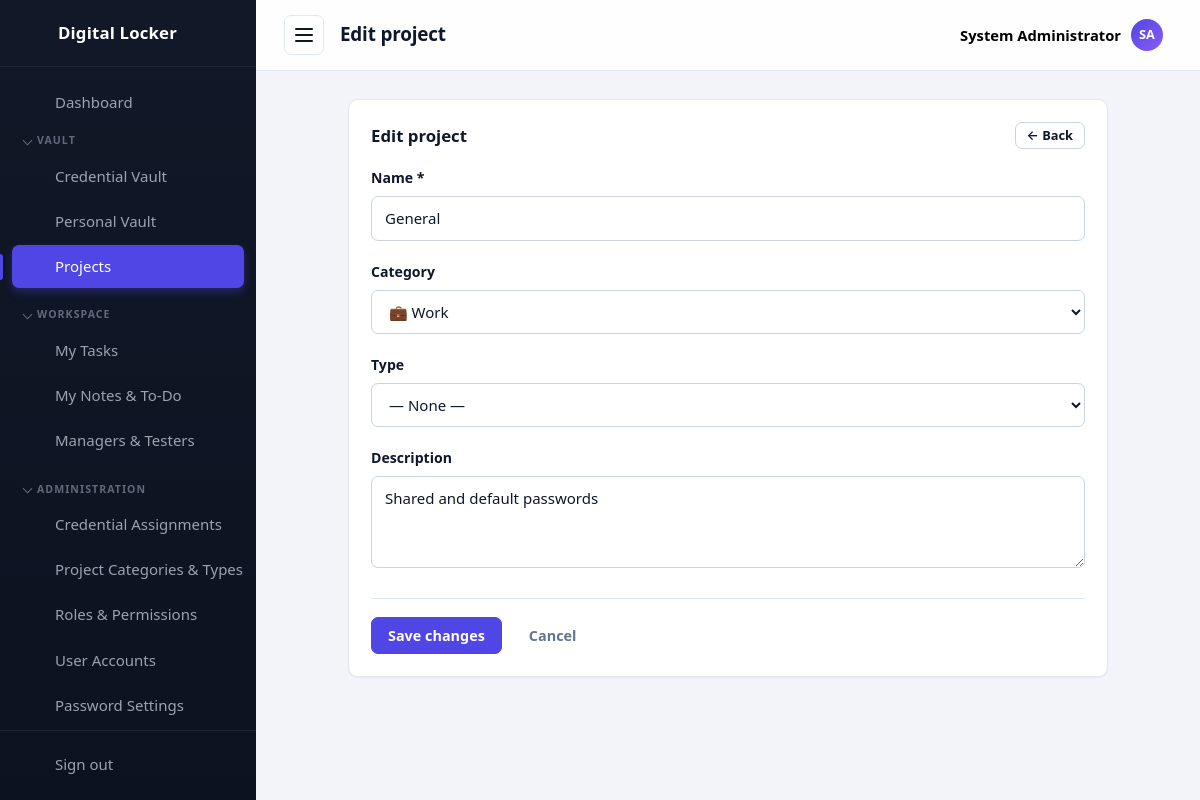
/projects/edit.php?id=1 (signed in), run on the app's committed database.
### tables this page shows
CREATE TABLE settings (
  id          INT UNSIGNED AUTO_INCREMENT PRIMARY KEY,
  setting_key VARCHAR(60) NOT NULL UNIQUE,
  setting_value TEXT NULL
);

CREATE TABLE projects (
  id          INT UNSIGNED AUTO_INCREMENT PRIMARY KEY,
  name        VARCHAR(100) NOT NULL UNIQUE,
  category    VARCHAR(60)  NOT NULL DEFAULT '',
  type        VARCHAR(60)  NOT NULL DEFAULT '',
  description VARCHAR(255) NOT NULL DEFAULT '',
  created_at  TIMESTAMP DEFAULT CURRENT_TIMESTAMP
);

CREATE TABLE project_categories (
  id         INT UNSIGNED AUTO_INCREMENT PRIMARY KEY,
  name       VARCHAR(60) NOT NULL UNIQUE,
   
   
  icon       VARCHAR(255) NOT NULL DEFAULT '📁',
  created_at TIMESTAMP DEFAULT CURRENT_TIMESTAMP
);

### includes/functions.php (called while the page is built, shortened)
<?php
function assetUrl(string $relativePath): string
{
    $relativePath = '/' . ltrim($relativePath, '/');
    $diskPath = __DIR__ . '/..' . $relativePath;
    $version = is_file($diskPath) ? filemtime($diskPath) : time();
    return BASE_URL . $relativePath . '?v=' . $version;
}
function e(?string $value): string
{
    return htmlspecialchars((string) $value, ENT_QUOTES, 'UTF-8');
}
function setting(string $key, ?string $default = null): ?string
{
    global $db;
    static $cache = null;
    if ($cache === null) {
        $cache = [];
        try {
            $rows = $db->query('SELECT setting_key, setting_value FROM settings')->fetchAll();
            foreach ($rows as $row) {
                $cache[$row['setting_key']] = $row['setting_value'];
            }
        } catch (Throwable $e) {
            return $default;
        }
    }
    return $cache[$key] ?? $default;
}
function appName(): string
{
    return setting('app_name') ?: 'Digital Locker';
}
function pageTitle(string $title): string
{
    return $title . ' | ' . appName();
}
function projectCategories(): array
{
    global $db;
    static $rows = null;
    if ($rows === null) {
        $rows = $db->query('SELECT name, icon FROM project_categories ORDER BY name')->fetchAll();
    }
    return $rows;
}
function projectCategoryOptions(): array
{
    return array_column(projectCategories(), 'name');
}
function projectCategoryIcon(string $category): string
{
    $icon = projectCategoryIconRaw($category);
    return strpos($icon, '/') !== false ? '📁' : $icon;
}
function projectCategoryIconRaw(string $category): string
{
    foreach (projectCategories() as $row) {
        if ($row['name'] === $category) {
            return $row['icon'];
        }
    }
    return '📁';
}

### includes/auth.php (called while the page is built, shortened)
<?php
function currentUser(): ?array
{
    return $_SESSION['user'] ?? null;
}
function isLoggedIn(): bool
{
    return !empty($_SESSION['user']['id']);
}
function userPermissions(): array
{
    static $permissions = null;
    if ($permissions !== null) {
        return $permissions;
    }
    global $db;
    $permissions = [];
    $stmt = $db->prepare(
        'SELECT DISTINCT rp.permission
           FROM role_permissions rp
           JOIN user_roles ur ON ur.role_id = rp.role_id
          WHERE ur.user_id = :uid'
    );
    $stmt->execute(['uid' => $_SESSION['user']['id']]);
    foreach ($stmt->fetchAll() as $row) {
        $permissions[] = $row['permission'];
    }
    return $permissions;
}
function hasPermission(string $permission): bool
{
    return in_array($permission, userPermissions(), true);
}
function requirePermission(string $permission): void
{
    if (!hasPermission($permission)) {
        require __DIR__ . '/../403.php';
        exit;
    }
}
function userRoleNames(): array
{
    static $roles = null;
    if ($roles !== null) {
        return $roles;
    }
    global $db;
    $stmt = $db->prepare(
        'SELECT r.name, r.id
           FROM roles r
           JOIN user_roles ur ON ur.role_id = r.id
          WHERE ur.user_id = :uid'
    );
    $stmt->execute(['uid' => $_SESSION['user']['id']]);
    $roles = $stmt->fetchAll();
    return $roles;
}
function isAdministrator(): bool
{
    foreach (userRoleNames() as $role) {
        if ($role['name'] === 'Administrator') {
            return true;
        }
    }
    return false;
}

### projects/edit.php (the view, shortened to what this page needs)
<?php
require_once __DIR__ . '/../includes/init.php';
requirePermission('projects.manage');
$id = isset($_GET['id']) ? (int) $_GET['id'] : 0;
$stmt = $db->prepare('SELECT * FROM projects WHERE id = :id');
$stmt->execute(['id' => $id]);
$item = $stmt->fetch();
if (!isAdministrator() && !canAccessProject($id)) {
    require __DIR__ . '/../403.php';
    exit;
}
$pageTitle = 'Edit project';
$activePage = 'projects';
$categories = projectCategoryOptions();
$old = ['name' => $item['name'], 'category' => (string) $item['category'], 'type' => (string) $item['type'], 'description' => (string) $item['description']];
require __DIR__ . '/../includes/header.php';
?>
<div class="card card--narrow">
    <div class="card__header">
        <h2 class="card__title">Edit project</h2>
        <a class="btn btn--small" href="index.php">&larr; Back</a>
    </div>
    <form method="post" action="edit.php?id=<?= (int) $id ?>" novalidate>
        <div class="form-group">
            <label for="name">Name *</label>
            <input type="text" id="name" name="name" value="<?= e($old['name']) ?>" required>
        </div>
        <div class="form-group">
            <label for="category">Category</label>
            <select id="category" name="category">
                <?php foreach ($categories as $cat): ?>
                    <option value="<?= e($cat) ?>" <?= $old['category'] === $cat ? 'selected' : '' ?>><?= e(projectCategoryIcon($cat)) ?> <?= e($cat) ?></option>
                <?php endforeach; ?>
            </select>
        </div>
        <div class="form-group">
            <label for="type">Type</label>
            <select id="type" name="type">
                <option value="">— None —</option>
            </select>
        </div>
        <div class="form-group">
            <label for="description">Description</label>
            <textarea id="description" name="description" rows="3"><?= e($old['description']) ?></textarea>
        </div>
        <div class="form-actions">
            <button type="submit" class="btn btn--primary">Save changes</button>
            <a class="btn btn--ghost" href="index.php">Cancel</a>
        </div>
    </form>
</div>
<?php require __DIR__ . '/../includes/footer.php'; ?>

### includes/header.php (shortened to what this page needs)
<?php
require_once __DIR__ . '/init.php';
$currentUser = currentUser();
function isActive(string $name, string $current): string
{
    return $name === $current ? ' active' : '';
}
function sidebarGroups(): array
{
    return [
        'vault' => ['label' => 'Vault', 'items' => [
            ['key' => 'passwords', 'href' => '/passwords/index.php', 'icon' => 'passwords', 'label' => 'Credential Vault', 'show' => hasPermission('passwords.view')],
            ['key' => 'personal', 'href' => '/personal/index.php', 'icon' => 'personal', 'label' => 'Personal Vault', 'show' => true],
            ['key' => 'projects', 'href' => '/projects/index.php', 'icon' => 'projects', 'label' => hasPermission('projects.manage') ? 'Projects' : 'My Projects', 'show' => hasPermission('projects.manage') || hasAnyProjectMembership()],
        ]],
        'workspace' => ['label' => 'Workspace', 'items' => [
            ['key' => 'tasks', 'href' => '/tasks/index.php', 'icon' => 'tasks', 'label' => 'My Tasks', 'show' => hasPermission('tasks.view')],
            ['key' => 'notes', 'href' => '/notes/index.php', 'icon' => 'notes', 'label' => 'My Notes & To-Do', 'show' => true],
            ['key' => 'team', 'href' => '/team/index.php', 'icon' => 'team', 'label' => isAdministrator() ? 'Managers & Testers' : (hasPermission('tasks.manage') ? 'My Team' : 'Mentors'), 'show' => true],
        ]],
        'administration' => ['label' => 'Administration', 'items' => [
            ['key' => 'assignments', 'href' => '/passwords/assignments.php', 'icon' => 'assignments', 'label' => 'Credential Assignments', 'show' => isAdministrator()],
            ['key' => 'categories', 'href' => '/categories/index.php', 'icon' => 'categories', 'label' => 'Project Categories & Types', 'show' => isAdministrator()],
            ['key' => 'roles', 'href' => '/roles/index.php', 'icon' => 'roles', 'label' => 'Roles &amp; Permissions', 'show' => hasPermission('roles.manage')],
            ['key' => 'users', 'href' => '/users/index.php', 'icon' => 'users', 'label' => 'User Accounts', 'show' => hasPermission('users.manage')],
            ['key' => 'settings', 'href' => '/settings/index.php', 'icon' => 'settings', 'label' => 'Password Settings', 'show' => hasPermission('settings.manage')],
        ]],
    ];
}
function initials(string $name): string
{
    $parts = preg_split('/\s+/', trim($name));
    $letters = array_map(static fn ($p) => mb_strtoupper(mb_substr($p, 0, 1)), array_filter($parts));
    return implode('', array_slice($letters, 0, 2)) ?: '?';
}
function navIcon(string $name): string
{
    $icons = [
        'dashboard' => '<path d="M3 3h8v8H3zM13 3h8v5h-8zM13 12h8v9h-8zM3 15h8v6H3z"/>',
        'passwords' => '<circle cx="8" cy="15" r="4"/><path d="M10.8 12.2L21 2M18 5l3 3M15.5 7.5l2 2"/>',
        'personal'  => '<circle cx="12" cy="8" r="4"/><path d="M4 21c0-4.4 3.6-7 8-7s8 2.6 8 7"/>',
        'export'    => '<path d="M12 3v12M8 11l4 4 4-4M4 17v3h16v-3"/>',
        'projects'  => '<path d="M3 7a2 2 0 0 1 2-2h4l2 2h8a2 2 0 0 1 2 2v9a2 2 0 0 1-2 2H5a2 2 0 0 1-2-2z"/>',
        'tasks'     => '<path d="M9 5H7a2 2 0 0 0-2 2v12a2 2 0 0 0 2 2h10a2 2 0 0 0 2-2V7a2 2 0 0 0-2-2h-2"/><rect x="9" y="3" width="6" height="4" rx="1"/><path d="M9 12l2 2 4-4"/>',
        'notes'     => '<path d="M6 3h9l5 5v13a1 1 0 0 1-1 1H6a1 1 0 0 1-1-1V4a1 1 0 0 1 1-1z"/><path d="M15 3v5h5M8 13h8M8 17h5"/>',
        'team'      => '<circle cx="9" cy="8" r="3.5"/><path d="M2.5 20c0-3.5 3-5.5 6.5-5.5s6.5 2 6.5 5.5M16 4.5a3.5 3.5 0 0 1 0 7M17.5 14.5c2.5.6 4 2.3 4 5.5"/>',
        'categories' => '<path d="M4 4h7v7H4zM13 4h7v7h-7zM4 13h7v7H4zM13 13h7v7h-7z"/>',
        'assignments' => '<circle cx="9" cy="7" r="4"/><path d="M2.5 21c0-4 3-6.5 6.5-6.5s6.5 2.5 6.5 6.5"/><path d="M17 8l2 2 4-4"/>',
        'roles'     => '<path d="M12 3l8 3v6c0 4.5-3.2 7.6-8 9-4.8-1.4-8-4.5-8-9V6z"/><path d="M9 12l2 2 4-4"/>',
        'users'     => '<circle cx="9" cy="8" r="3.5"/><path d="M2.5 20c0-3.5 3-5.5 6.5-5.5s6.5 2 6.5 5.5M16 4.5a3.5 3.5 0 0 1 0 7M17.5 14.5c2.5.6 4 2.3 4 5.5"/>',
        'settings'  => '<path d="M4 7h10M18 7h2M4 17h2M10 17h10"/><circle cx="16" cy="7" r="2.5"/><circle cx="8" cy="17" r="2.5"/>',
        'logout'    => '<path d="M14 4H5v16h9M10 12h11M18 8l4 4-4 4"/>',
        'lock'      => '<rect x="5" y="11" width="14" height="10" rx="2"/><path d="M8 11V8a4 4 0 0 1 8 0v3M12 15v3"/>',
    ];
    return '<svg class="icon" width="24" height="24" viewBox="0 0 24 24" fill="none" stroke="currentColor" stroke-width="2" stroke-linecap="round" stroke-linejoin="round" aria-hidden="true">' . ($icons[$name] ?? '') . '</svg>';
}
?>
<!DOCTYPE html>
<html lang="en">
<head>
    <title><?= e(pageTitle($pageTitle)) ?></title>
    <link rel="stylesheet" href="<?= e(assetUrl('/assets/css/style.css')) ?>">
</head>
<body data-autolock="<?= (int) setting('auto_lock_minutes', '0') ?>" data-confirm-reveal="<?= (int) setting('require_confirm_reveal', '0') ?>" data-lock-url="<?= e(BASE_URL . '/lock.php') ?>">
<div class="layout">
    <aside class="sidebar" id="sidebar">
        <a class="sidebar__brand" href="<?= BASE_URL ?>/dashboard.php" aria-label="<?= e(appName()) ?>">
            <?= navIcon('lock') ?>
            <span class="sidebar__brand-text"><?= e(appName()) ?></span>
        </a>
        <nav class="sidebar__nav" aria-label="Main navigation">
            <a class="sidebar__link<?= isActive('dashboard', $activePage) ?>" href="<?= BASE_URL ?>/dashboard.php">
                <?= navIcon('dashboard') ?>
                <span class="sidebar__link-text">Dashboard</span>
            </a>
            <?php foreach (sidebarGroups() as $navGroup):
                $navItems = array_filter($navGroup['items'], static fn ($it) => $it['show']);
            ?>
                <details class="sidebar__group" open>
                    <summary class="sidebar__group-label"><?= e($navGroup['label']) ?></summary>
                    <?php foreach ($navItems as $navItem): ?>
                        <a class="sidebar__link<?= isActive($navItem['key'], $activePage) ?>" href="<?= BASE_URL . $navItem['href'] ?>">
                            <?= navIcon($navItem['icon']) ?>
                            <span class="sidebar__link-text"><?= $navItem['label'] ?></span>
                        </a>
                    <?php endforeach; ?>
                </details>
            <?php endforeach; ?>
        </nav>
        <div class="sidebar__footer">
            <a class="sidebar__link" href="<?= BASE_URL ?>/logout.php">
                <?= navIcon('logout') ?>
                <span class="sidebar__link-text">Sign out</span>
            </a>
        </div>
    </aside>
    <div class="main">
        <header class="topbar">
            <button class="topbar__toggle" id="sidebar-toggle" aria-label="Toggle navigation" aria-expanded="true">
                <span></span><span></span><span></span>
            </button>
            <h1 class="topbar__title"><?= e($pageTitle) ?></h1>
            <div class="topbar__user" id="user-menu">
                <button type="button" class="topbar__user-btn" id="user-menu-toggle" aria-haspopup="true" aria-expanded="false">
                    <span class="topbar__user-name"><?= e($currentUser['full_name'] ?: $currentUser['username']) ?></span>
                    <span class="topbar__avatar"><?= e(initials($currentUser['full_name'] ?: $currentUser['username'])) ?></span>
                </button>
            </div>
        </header>
        <main class="content">

### data on the page
settings: setting_value "Digital Locker"
projects: name "General", category "💼 Work", description "Shared and default passwords"

### other printed values
$navGroup['label'] "VAULT"
$navItem['label'] "Credential Vault"
$navItem['label'] "Personal Vault"
$navItem['label'] "Projects"
$navGroup['label'] "WORKSPACE"
$navItem['label'] "My Tasks"
$navItem['label'] "My Notes & To-Do"
$navItem['label'] "Managers & Testers"
$navGroup['label'] "ADMINISTRATION"
$navItem['label'] "Credential Assignments"
$navItem['label'] "Project Categories & Types"
$navItem['label'] "Roles & Permissions"
$navItem['label'] "User Accounts"
$navItem['label'] "Password Settings"
$pageTitle "Edit project"
